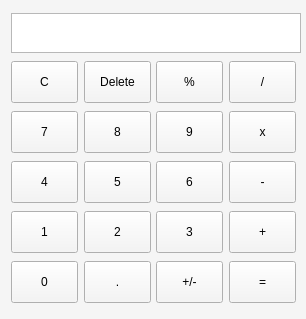
<?xml version="1.0" encoding="UTF-8"?>
<ui version="4.0">
 <class>MainWindow</class>
 <widget class="QMainWindow" name="MainWindow">
  <property name="enabled">
   <bool>true</bool>
  </property>
  <property name="geometry">
   <rect>
    <x>0</x>
    <y>0</y>
    <width>306</width>
    <height>319</height>
   </rect>
  </property>
  <property name="sizePolicy">
   <sizepolicy hsizetype="Fixed" vsizetype="Fixed">
    <horstretch>0</horstretch>
    <verstretch>0</verstretch>
   </sizepolicy>
  </property>
  <property name="minimumSize">
   <size>
    <width>306</width>
    <height>319</height>
   </size>
  </property>
  <property name="maximumSize">
   <size>
    <width>16777215</width>
    <height>16777215</height>
   </size>
  </property>
  <property name="windowTitle">
   <string>Calculator</string>
  </property>
  <property name="styleSheet">
   <string notr="true">background-color: #f5f5f5;
color: rgb(0, 0, 0);
</string>
  </property>
  <widget class="QWidget" name="centralWidget">
   <property name="sizePolicy">
    <sizepolicy hsizetype="Fixed" vsizetype="Fixed">
     <horstretch>0</horstretch>
     <verstretch>0</verstretch>
    </sizepolicy>
   </property>
   <property name="styleSheet">
    <string notr="true">QPushButton {
min-width: 65;
min-height: 40;
max-width: 65;
max-height: 40;
}</string>
   </property>
   <layout class="QVBoxLayout" name="verticalLayout">
    <item>
     <widget class="QLabel" name="displayPanel">
      <property name="minimumSize">
       <size>
        <width>290</width>
        <height>40</height>
       </size>
      </property>
      <property name="maximumSize">
       <size>
        <width>16777215</width>
        <height>40</height>
       </size>
      </property>
      <property name="font">
       <font>
        <family>Open Sans</family>
        <pointsize>20</pointsize>
        <weight>50</weight>
        <italic>false</italic>
        <bold>false</bold>
        <kerning>true</kerning>
       </font>
      </property>
      <property name="layoutDirection">
       <enum>Qt::LeftToRight</enum>
      </property>
      <property name="styleSheet">
       <string notr="true">border: 1 solid #b8b8b8;
background-color: #fff;</string>
      </property>
      <property name="text">
       <string/>
      </property>
      <property name="scaledContents">
       <bool>true</bool>
      </property>
      <property name="alignment">
       <set>Qt::AlignRight|Qt::AlignTrailing|Qt::AlignVCenter</set>
      </property>
      <property name="wordWrap">
       <bool>true</bool>
      </property>
      <property name="textInteractionFlags">
       <set>Qt::TextSelectableByKeyboard|Qt::TextSelectableByMouse</set>
      </property>
     </widget>
    </item>
    <item>
     <layout class="QHBoxLayout" name="horizontalLayout_5">
      <item>
       <widget class="QPushButton" name="actionClear">
        <property name="minimumSize">
         <size>
          <width>67</width>
          <height>42</height>
         </size>
        </property>
        <property name="layoutDirection">
         <enum>Qt::RightToLeft</enum>
        </property>
        <property name="styleSheet">
         <string notr="true"/>
        </property>
        <property name="text">
         <string>C</string>
        </property>
        <property name="iconSize">
         <size>
          <width>18</width>
          <height>18</height>
         </size>
        </property>
       </widget>
      </item>
      <item>
       <widget class="QPushButton" name="actionDel">
        <property name="minimumSize">
         <size>
          <width>67</width>
          <height>42</height>
         </size>
        </property>
        <property name="layoutDirection">
         <enum>Qt::RightToLeft</enum>
        </property>
        <property name="text">
         <string>Delete</string>
        </property>
        <property name="iconSize">
         <size>
          <width>18</width>
          <height>18</height>
         </size>
        </property>
       </widget>
      </item>
      <item>
       <widget class="QPushButton" name="actionPercent">
        <property name="minimumSize">
         <size>
          <width>67</width>
          <height>42</height>
         </size>
        </property>
        <property name="layoutDirection">
         <enum>Qt::RightToLeft</enum>
        </property>
        <property name="text">
         <string>%</string>
        </property>
        <property name="iconSize">
         <size>
          <width>18</width>
          <height>18</height>
         </size>
        </property>
       </widget>
      </item>
      <item>
       <widget class="QPushButton" name="actionDiv">
        <property name="minimumSize">
         <size>
          <width>67</width>
          <height>42</height>
         </size>
        </property>
        <property name="layoutDirection">
         <enum>Qt::RightToLeft</enum>
        </property>
        <property name="text">
         <string>/</string>
        </property>
        <property name="iconSize">
         <size>
          <width>18</width>
          <height>18</height>
         </size>
        </property>
        <attribute name="buttonGroup">
         <string notr="true">actionGroup</string>
        </attribute>
       </widget>
      </item>
     </layout>
    </item>
    <item>
     <layout class="QHBoxLayout" name="horizontalLayout_3">
      <item>
       <widget class="QPushButton" name="num7">
        <property name="minimumSize">
         <size>
          <width>67</width>
          <height>42</height>
         </size>
        </property>
        <property name="layoutDirection">
         <enum>Qt::RightToLeft</enum>
        </property>
        <property name="text">
         <string>7</string>
        </property>
        <property name="iconSize">
         <size>
          <width>18</width>
          <height>18</height>
         </size>
        </property>
        <attribute name="buttonGroup">
         <string notr="true">numberGroup</string>
        </attribute>
       </widget>
      </item>
      <item>
       <widget class="QPushButton" name="num8">
        <property name="sizePolicy">
         <sizepolicy hsizetype="Fixed" vsizetype="Fixed">
          <horstretch>0</horstretch>
          <verstretch>0</verstretch>
         </sizepolicy>
        </property>
        <property name="minimumSize">
         <size>
          <width>67</width>
          <height>42</height>
         </size>
        </property>
        <property name="layoutDirection">
         <enum>Qt::RightToLeft</enum>
        </property>
        <property name="text">
         <string>8</string>
        </property>
        <property name="iconSize">
         <size>
          <width>18</width>
          <height>18</height>
         </size>
        </property>
        <attribute name="buttonGroup">
         <string notr="true">numberGroup</string>
        </attribute>
       </widget>
      </item>
      <item>
       <widget class="QPushButton" name="num9">
        <property name="minimumSize">
         <size>
          <width>67</width>
          <height>42</height>
         </size>
        </property>
        <property name="layoutDirection">
         <enum>Qt::RightToLeft</enum>
        </property>
        <property name="text">
         <string>9</string>
        </property>
        <property name="iconSize">
         <size>
          <width>18</width>
          <height>18</height>
         </size>
        </property>
        <attribute name="buttonGroup">
         <string notr="true">numberGroup</string>
        </attribute>
       </widget>
      </item>
      <item>
       <widget class="QPushButton" name="actionMul">
        <property name="minimumSize">
         <size>
          <width>67</width>
          <height>42</height>
         </size>
        </property>
        <property name="layoutDirection">
         <enum>Qt::RightToLeft</enum>
        </property>
        <property name="text">
         <string>x</string>
        </property>
        <property name="iconSize">
         <size>
          <width>18</width>
          <height>18</height>
         </size>
        </property>
        <attribute name="buttonGroup">
         <string notr="true">actionGroup</string>
        </attribute>
       </widget>
      </item>
     </layout>
    </item>
    <item>
     <layout class="QHBoxLayout" name="horizontalLayout_2">
      <item>
       <widget class="QPushButton" name="num4">
        <property name="minimumSize">
         <size>
          <width>67</width>
          <height>42</height>
         </size>
        </property>
        <property name="layoutDirection">
         <enum>Qt::RightToLeft</enum>
        </property>
        <property name="text">
         <string>4</string>
        </property>
        <property name="iconSize">
         <size>
          <width>18</width>
          <height>18</height>
         </size>
        </property>
        <attribute name="buttonGroup">
         <string notr="true">numberGroup</string>
        </attribute>
       </widget>
      </item>
      <item>
       <widget class="QPushButton" name="num5">
        <property name="minimumSize">
         <size>
          <width>67</width>
          <height>42</height>
         </size>
        </property>
        <property name="layoutDirection">
         <enum>Qt::RightToLeft</enum>
        </property>
        <property name="text">
         <string>5</string>
        </property>
        <property name="iconSize">
         <size>
          <width>18</width>
          <height>18</height>
         </size>
        </property>
        <attribute name="buttonGroup">
         <string notr="true">numberGroup</string>
        </attribute>
       </widget>
      </item>
      <item>
       <widget class="QPushButton" name="num6">
        <property name="minimumSize">
         <size>
          <width>67</width>
          <height>42</height>
         </size>
        </property>
        <property name="layoutDirection">
         <enum>Qt::RightToLeft</enum>
        </property>
        <property name="text">
         <string>6</string>
        </property>
        <property name="iconSize">
         <size>
          <width>18</width>
          <height>18</height>
         </size>
        </property>
        <attribute name="buttonGroup">
         <string notr="true">numberGroup</string>
        </attribute>
       </widget>
      </item>
      <item>
       <widget class="QPushButton" name="actionMinus">
        <property name="minimumSize">
         <size>
          <width>67</width>
          <height>42</height>
         </size>
        </property>
        <property name="layoutDirection">
         <enum>Qt::RightToLeft</enum>
        </property>
        <property name="text">
         <string>-</string>
        </property>
        <property name="iconSize">
         <size>
          <width>18</width>
          <height>18</height>
         </size>
        </property>
        <attribute name="buttonGroup">
         <string notr="true">actionGroup</string>
        </attribute>
       </widget>
      </item>
     </layout>
    </item>
    <item>
     <layout class="QHBoxLayout" name="horizontalLayout">
      <property name="bottomMargin">
       <number>0</number>
      </property>
      <item>
       <widget class="QPushButton" name="num1">
        <property name="sizePolicy">
         <sizepolicy hsizetype="Fixed" vsizetype="Fixed">
          <horstretch>0</horstretch>
          <verstretch>0</verstretch>
         </sizepolicy>
        </property>
        <property name="minimumSize">
         <size>
          <width>67</width>
          <height>42</height>
         </size>
        </property>
        <property name="maximumSize">
         <size>
          <width>67</width>
          <height>42</height>
         </size>
        </property>
        <property name="layoutDirection">
         <enum>Qt::RightToLeft</enum>
        </property>
        <property name="text">
         <string>1</string>
        </property>
        <property name="iconSize">
         <size>
          <width>18</width>
          <height>18</height>
         </size>
        </property>
        <attribute name="buttonGroup">
         <string notr="true">numberGroup</string>
        </attribute>
       </widget>
      </item>
      <item>
       <widget class="QPushButton" name="num2">
        <property name="sizePolicy">
         <sizepolicy hsizetype="Fixed" vsizetype="Fixed">
          <horstretch>0</horstretch>
          <verstretch>0</verstretch>
         </sizepolicy>
        </property>
        <property name="minimumSize">
         <size>
          <width>67</width>
          <height>42</height>
         </size>
        </property>
        <property name="layoutDirection">
         <enum>Qt::RightToLeft</enum>
        </property>
        <property name="text">
         <string>2</string>
        </property>
        <property name="iconSize">
         <size>
          <width>18</width>
          <height>18</height>
         </size>
        </property>
        <attribute name="buttonGroup">
         <string notr="true">numberGroup</string>
        </attribute>
       </widget>
      </item>
      <item>
       <widget class="QPushButton" name="num3">
        <property name="sizePolicy">
         <sizepolicy hsizetype="Fixed" vsizetype="Fixed">
          <horstretch>0</horstretch>
          <verstretch>0</verstretch>
         </sizepolicy>
        </property>
        <property name="minimumSize">
         <size>
          <width>67</width>
          <height>42</height>
         </size>
        </property>
        <property name="maximumSize">
         <size>
          <width>67</width>
          <height>42</height>
         </size>
        </property>
        <property name="layoutDirection">
         <enum>Qt::RightToLeft</enum>
        </property>
        <property name="text">
         <string>3</string>
        </property>
        <property name="iconSize">
         <size>
          <width>18</width>
          <height>18</height>
         </size>
        </property>
        <attribute name="buttonGroup">
         <string notr="true">numberGroup</string>
        </attribute>
       </widget>
      </item>
      <item>
       <widget class="QPushButton" name="actionPlus">
        <property name="minimumSize">
         <size>
          <width>67</width>
          <height>42</height>
         </size>
        </property>
        <property name="layoutDirection">
         <enum>Qt::RightToLeft</enum>
        </property>
        <property name="text">
         <string>+</string>
        </property>
        <property name="iconSize">
         <size>
          <width>18</width>
          <height>18</height>
         </size>
        </property>
        <attribute name="buttonGroup">
         <string notr="true">actionGroup</string>
        </attribute>
       </widget>
      </item>
     </layout>
    </item>
    <item>
     <layout class="QHBoxLayout" name="horizontalLayout_4">
      <property name="rightMargin">
       <number>0</number>
      </property>
      <item>
       <widget class="QPushButton" name="num0">
        <property name="minimumSize">
         <size>
          <width>67</width>
          <height>42</height>
         </size>
        </property>
        <property name="layoutDirection">
         <enum>Qt::RightToLeft</enum>
        </property>
        <property name="text">
         <string>0</string>
        </property>
        <property name="iconSize">
         <size>
          <width>18</width>
          <height>18</height>
         </size>
        </property>
        <attribute name="buttonGroup">
         <string notr="true">numberGroup</string>
        </attribute>
       </widget>
      </item>
      <item>
       <widget class="QPushButton" name="comma">
        <property name="minimumSize">
         <size>
          <width>67</width>
          <height>42</height>
         </size>
        </property>
        <property name="layoutDirection">
         <enum>Qt::RightToLeft</enum>
        </property>
        <property name="text">
         <string>.</string>
        </property>
        <property name="iconSize">
         <size>
          <width>18</width>
          <height>18</height>
         </size>
        </property>
       </widget>
      </item>
      <item>
       <widget class="QPushButton" name="actionSign">
        <property name="minimumSize">
         <size>
          <width>67</width>
          <height>42</height>
         </size>
        </property>
        <property name="layoutDirection">
         <enum>Qt::RightToLeft</enum>
        </property>
        <property name="text">
         <string>+/-</string>
        </property>
        <property name="iconSize">
         <size>
          <width>18</width>
          <height>18</height>
         </size>
        </property>
       </widget>
      </item>
      <item>
       <widget class="QPushButton" name="actionCalc">
        <property name="minimumSize">
         <size>
          <width>67</width>
          <height>42</height>
         </size>
        </property>
        <property name="layoutDirection">
         <enum>Qt::RightToLeft</enum>
        </property>
        <property name="styleSheet">
         <string notr="true"/>
        </property>
        <property name="text">
         <string>=</string>
        </property>
        <property name="iconSize">
         <size>
          <width>18</width>
          <height>18</height>
         </size>
        </property>
       </widget>
      </item>
     </layout>
    </item>
   </layout>
  </widget>
 </widget>
 <layoutdefault spacing="6" margin="11"/>
 <resources/>
 <connections/>
 <buttongroups>
  <buttongroup name="actionGroup"/>
  <buttongroup name="numberGroup"/>
 </buttongroups>
</ui>
